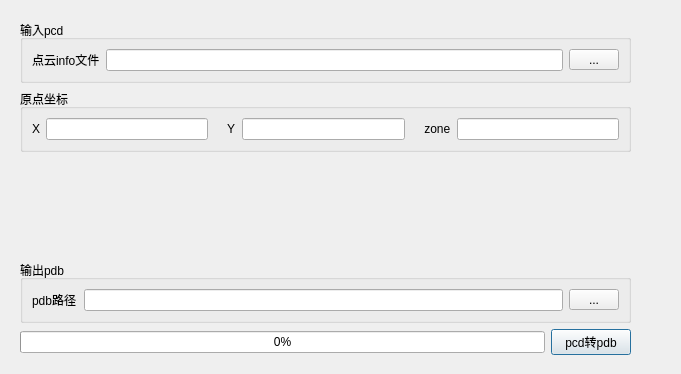
<?xml version="1.0" encoding="UTF-8"?>
<ui version="4.0">
 <class>PCDImportDialog</class>
 <widget class="QDialog" name="PCDImportDialog">
  <property name="geometry">
   <rect>
    <x>0</x>
    <y>0</y>
    <width>681</width>
    <height>374</height>
   </rect>
  </property>
  <property name="windowTitle">
   <string>PCD切分入库</string>
  </property>
  <widget class="QWidget" name="layoutWidget">
   <property name="geometry">
    <rect>
     <x>20</x>
     <y>20</y>
     <width>611</width>
     <height>335</height>
    </rect>
   </property>
   <layout class="QVBoxLayout" name="verticalLayout_2">
    <item>
     <layout class="QVBoxLayout" name="verticalLayout">
      <item>
       <widget class="QGroupBox" name="groupBox_2">
        <property name="title">
         <string>输入pcd</string>
        </property>
        <layout class="QGridLayout" name="gridLayout_2">
         <item row="0" column="0">
          <layout class="QHBoxLayout" name="horizontalLayout">
           <item>
            <widget class="QLabel" name="label">
             <property name="text">
              <string>点云info文件</string>
             </property>
            </widget>
           </item>
           <item>
            <widget class="QLineEdit" name="pcd_path_edit">
             <property name="minimumSize">
              <size>
               <width>300</width>
               <height>0</height>
              </size>
             </property>
            </widget>
           </item>
           <item>
            <widget class="QToolButton" name="set_pcd_path_btn">
             <property name="minimumSize">
              <size>
               <width>50</width>
               <height>0</height>
              </size>
             </property>
             <property name="text">
              <string>...</string>
             </property>
            </widget>
           </item>
          </layout>
         </item>
        </layout>
       </widget>
      </item>
      <item>
       <widget class="QGroupBox" name="groupBox">
        <property name="title">
         <string>原点坐标</string>
        </property>
        <layout class="QGridLayout" name="gridLayout_3">
         <item row="0" column="0">
          <layout class="QGridLayout" name="gridLayout">
           <item row="0" column="3">
            <widget class="QLineEdit" name="origin_y_edit">
             <property name="minimumSize">
              <size>
               <width>100</width>
               <height>0</height>
              </size>
             </property>
             <property name="readOnly">
              <bool>true</bool>
             </property>
            </widget>
           </item>
           <item row="0" column="1">
            <widget class="QLineEdit" name="origin_x_edit">
             <property name="minimumSize">
              <size>
               <width>100</width>
               <height>0</height>
              </size>
             </property>
             <property name="readOnly">
              <bool>true</bool>
             </property>
            </widget>
           </item>
           <item row="0" column="4">
            <widget class="QLabel" name="label_4">
             <property name="text">
              <string>    zone</string>
             </property>
            </widget>
           </item>
           <item row="0" column="0">
            <widget class="QLabel" name="label_2">
             <property name="text">
              <string>X</string>
             </property>
            </widget>
           </item>
           <item row="0" column="2">
            <widget class="QLabel" name="label_3">
             <property name="text">
              <string>    Y</string>
             </property>
            </widget>
           </item>
           <item row="0" column="5">
            <widget class="QLineEdit" name="zone_edit">
             <property name="minimumSize">
              <size>
               <width>50</width>
               <height>0</height>
              </size>
             </property>
             <property name="readOnly">
              <bool>true</bool>
             </property>
            </widget>
           </item>
          </layout>
         </item>
        </layout>
       </widget>
      </item>
      <item>
       <spacer name="verticalSpacer">
        <property name="orientation">
         <enum>Qt::Vertical</enum>
        </property>
        <property name="sizeHint" stdset="0">
         <size>
          <width>20</width>
          <height>40</height>
         </size>
        </property>
       </spacer>
      </item>
      <item>
       <widget class="QGroupBox" name="groupBox_3">
        <property name="title">
         <string>输出pdb</string>
        </property>
        <layout class="QGridLayout" name="gridLayout_4">
         <item row="0" column="1">
          <widget class="QLineEdit" name="pdb_path_edt"/>
         </item>
         <item row="0" column="2">
          <widget class="QToolButton" name="set_pdb_path_btn">
           <property name="minimumSize">
            <size>
             <width>50</width>
             <height>0</height>
            </size>
           </property>
           <property name="text">
            <string>...</string>
           </property>
          </widget>
         </item>
         <item row="0" column="0">
          <widget class="QLabel" name="label_6">
           <property name="text">
            <string>pdb路径</string>
           </property>
          </widget>
         </item>
        </layout>
       </widget>
      </item>
     </layout>
    </item>
    <item>
     <layout class="QHBoxLayout" name="horizontalLayout_2">
      <item>
       <widget class="QProgressBar" name="dbimport_proces_bar">
        <property name="value">
         <number>0</number>
        </property>
       </widget>
      </item>
      <item>
       <widget class="QPushButton" name="import_btn">
        <property name="text">
         <string>pcd转pdb</string>
        </property>
       </widget>
      </item>
     </layout>
    </item>
   </layout>
  </widget>
 </widget>
 <resources/>
 <connections/>
</ui>
